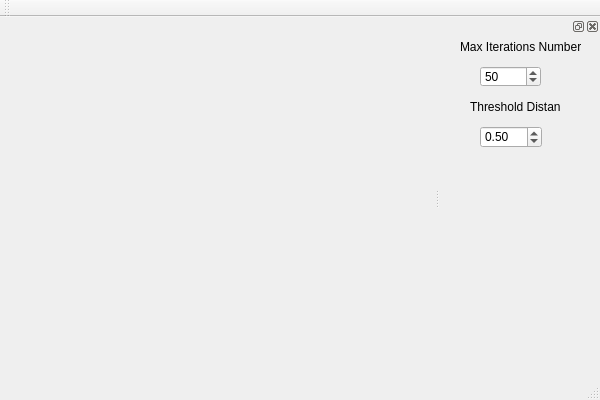
<?xml version="1.0" encoding="UTF-8"?>
<ui version="4.0">
 <class>IKApplicationClass</class>
 <widget class="QMainWindow" name="IKApplicationClass">
  <property name="geometry">
   <rect>
    <x>0</x>
    <y>0</y>
    <width>600</width>
    <height>400</height>
   </rect>
  </property>
  <property name="windowTitle">
   <string>IKApplication</string>
  </property>
  <widget class="QWidget" name="centralWidget"/>
  <widget class="QMenuBar" name="menuBar">
   <property name="geometry">
    <rect>
     <x>0</x>
     <y>0</y>
     <width>600</width>
     <height>21</height>
    </rect>
   </property>
  </widget>
  <widget class="QToolBar" name="mainToolBar">
   <attribute name="toolBarArea">
    <enum>TopToolBarArea</enum>
   </attribute>
   <attribute name="toolBarBreak">
    <bool>false</bool>
   </attribute>
  </widget>
  <widget class="QStatusBar" name="statusBar"/>
  <widget class="QDockWidget" name="dockWidget">
   <property name="minimumSize">
    <size>
     <width>160</width>
     <height>38</height>
    </size>
   </property>
   <property name="allowedAreas">
    <set>Qt::RightDockWidgetArea</set>
   </property>
   <attribute name="dockWidgetArea">
    <number>2</number>
   </attribute>
   <widget class="QWidget" name="dockWidgetContents">
    <widget class="QDoubleSpinBox" name="doubleSpinBox">
     <property name="geometry">
      <rect>
       <x>40</x>
       <y>90</y>
       <width>62</width>
       <height>22</height>
      </rect>
     </property>
     <property name="singleStep">
      <double>0.100000000000000</double>
     </property>
     <property name="value">
      <double>0.500000000000000</double>
     </property>
    </widget>
    <widget class="QSpinBox" name="spinBox">
     <property name="geometry">
      <rect>
       <x>40</x>
       <y>30</y>
       <width>61</width>
       <height>21</height>
      </rect>
     </property>
     <property name="value">
      <number>50</number>
     </property>
    </widget>
    <widget class="QLabel" name="label">
     <property name="geometry">
      <rect>
       <x>20</x>
       <y>0</y>
       <width>121</width>
       <height>21</height>
      </rect>
     </property>
     <property name="text">
      <string>Max Iterations Number</string>
     </property>
    </widget>
    <widget class="QLabel" name="label_2">
     <property name="geometry">
      <rect>
       <x>30</x>
       <y>60</y>
       <width>91</width>
       <height>21</height>
      </rect>
     </property>
     <property name="text">
      <string>Threshold Distance</string>
     </property>
    </widget>
   </widget>
  </widget>
 </widget>
 <layoutdefault spacing="6" margin="11"/>
 <resources>
  <include location="IKApplication.qrc"/>
 </resources>
 <connections/>
</ui>
